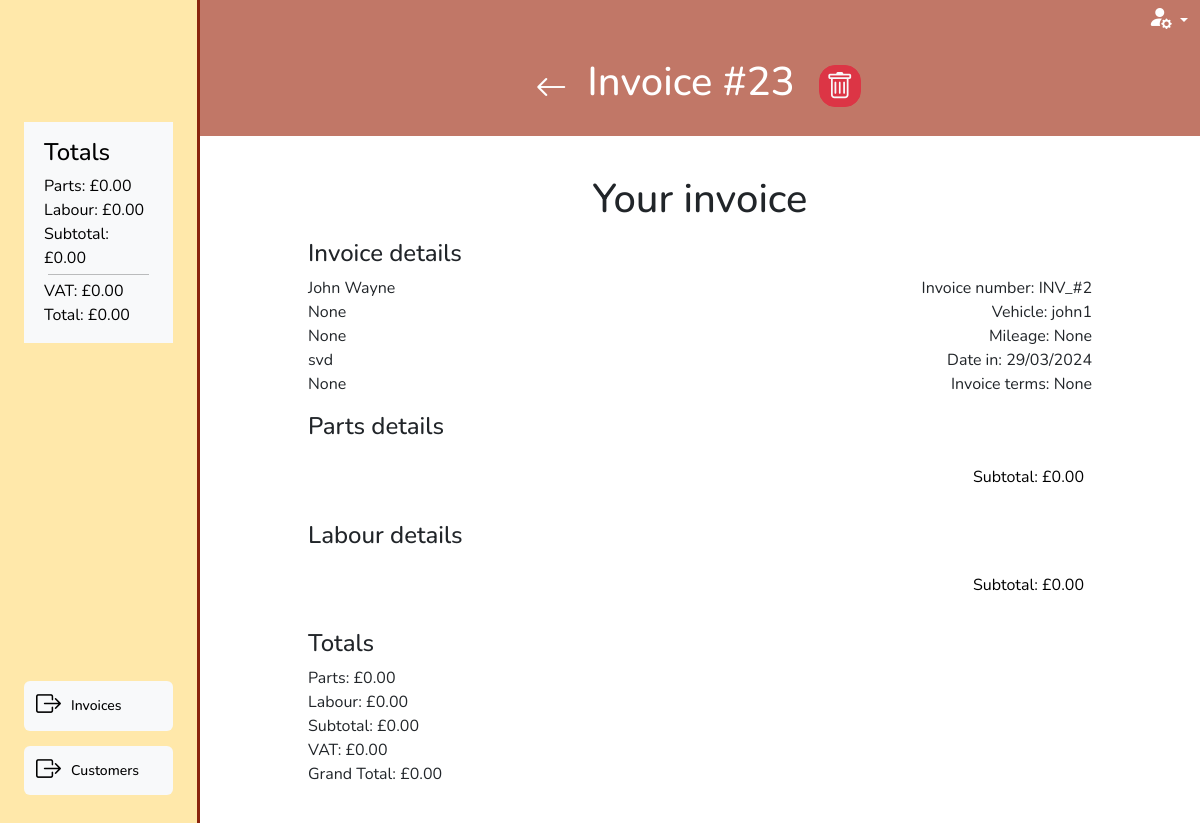
Before: /invoices/invoice_select/e2177d755f03 with the older database file.
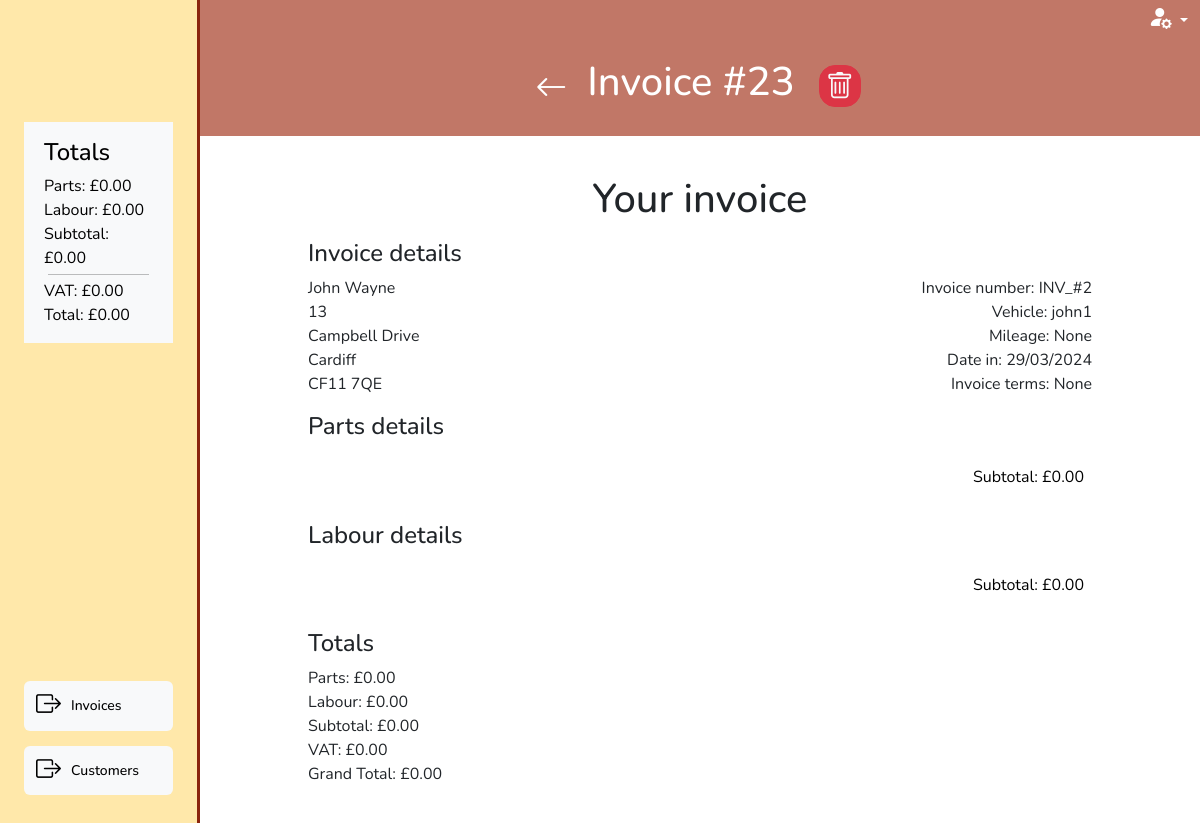
After: the same page with the newer database file.
### invoice/models.py (models this page shows, shortened)
class Invoice(models.Model):
    class InvoiceStatus(models.IntegerChoices):
        WORK_ON_HOLD = 1, 'Work on hold'
        OPEN = 2, 'Open'
        READY_FOR_PROCESSING = 3, 'Ready for processing'
        READY_FOR_VERIFICATION = 4, 'Ready for verification'
        SENT_TO_CUSTOMER = 5, 'Sent to customer'
        COMPLETE = 6, 'Complete'
    inv_number = models.CharField(
        max_length=10, null=True, editable=False)
    inv_integer = models.PositiveIntegerField(null=True, editable=False)
    customer = models.ForeignKey(
        Customer, on_delete=models.PROTECT, related_name='invoices',
        blank=True, null=True)
    vehicle = models.ForeignKey(
        Vehicle, on_delete=models.PROTECT, related_name='invoices',
        blank=True, null=True)
    date_in = models.DateTimeField(blank=True, null=True)
    mileage = models.PositiveIntegerField(blank=True, null=True)
    status = models.PositiveSmallIntegerField(
        choices=InvoiceStatus.choices, blank=True, null=True)
    active = models.BooleanField(default=True, blank=True, null=True)
    parts_total = models.PositiveIntegerField(blank=True, null=True)
    labour_total = models.PositiveIntegerField(blank=True, null=True)
    subtotal = models.PositiveIntegerField(blank=True, null=True)
    vat_total = models.PositiveIntegerField(blank=True, null=True)
    grand_total = models.PositiveIntegerField(blank=True, null=True)
    slug = models.SlugField(max_length=100, unique=True, blank=False, null=False)
    unique_id = models.CharField(null=True, blank=True, max_length=100)
    def __str__(self):
        if self.inv_integer:
            result = f'{self.customer} - {self.vehicle} - {self.inv_number}'
        elif self.customer and self.vehicle:
            result = f'{self.customer} - {self.vehicle}'
        elif self.customer or self.vehicle:
            result = f'{self.customer or self.vehicle} - ({self.unique_id})'
        else:
            result = f'Blank invoice - ({self.unique_id})'
        return result

### customer/models.py (models this page shows, shortened)
class Customer(models.Model):
    class CustomerType(models.IntegerChoices):
        TRADE = 1, 'Trade'
        PRIVATE = 2, 'Private'
    class PaymentTerms(models.IntegerChoices):
        PIA = 1, 'Payment in advance'
        NET_7 = 2, '7 days'
        NET_14 = 3, '14 days'
        NET_30 = 4, '30 days'
        NET_60 = 5, '60 days'
    name = models.CharField(max_length=20, blank=False, null=False)
    friendly_name = models.CharField(max_length=10, blank=True, null=True)
    type = models.PositiveSmallIntegerField(
        choices=CustomerType.choices, blank=True, null=True)
    address_line_1 = models.CharField(max_length=27, blank=True, null=True)
    address_line_2 = models.CharField(max_length=27, blank=True, null=True)
    city_region = models.CharField(max_length=27, blank=True, null=True)
    postcode = models.CharField(max_length=10, blank=True, null=True)
    contact_number_primary = models.CharField(max_length=20, blank=True, null=True)
    email = models.CharField(max_length=20, blank=True, null=True)
    payment_terms = models.PositiveSmallIntegerField(
        choices=PaymentTerms.choices, blank=True, null=True)
    active = models.BooleanField(default=True, blank=True, null=True)
    slug = models.SlugField(max_length=100, unique=True, blank=False, null=False)
    def __str__(self):
        return self.name

class Vehicle(models.Model):
    customer = models.ForeignKey(
        Customer, blank=False, null=False, on_delete=models.CASCADE)
    registration = models.CharField(max_length=10, null=False, blank=False)
    make = models.CharField(max_length=27, blank=True, null=True)
    model = models.CharField(max_length=27, blank=True, null=True)
    active = models.BooleanField(default=True, blank=True, null=True)
    slug = models.SlugField(max_length=100, unique=True, blank=False, null=False)
    def __str__(self):
        return self.registration

### invoice/views.py (the view)
# urls.py: path('invoice_select/<slug:slug>', views.invoice_summary, name='invoice_summary'),
def invoice_summary(request, slug):
    invoice = get_object_or_404(Invoice, slug=slug)
    labour = Labour.objects.filter(invoice=invoice.id)
    parts = Part.objects.filter(invoice=invoice.id)
    if request.method == 'POST':
        invoice_details_form = InvoiceForm(request.POST, request.FILES, instance=invoice)
        part_formset = PartFormSet(request.POST, queryset=parts, instance=invoice, prefix='parts')
        labour_formset = LabourFormSet(request.POST, queryset=labour, instance=invoice, prefix='labour')
        if invoice_details_form.is_valid() and part_formset.is_valid() and labour_formset.is_valid():
            invoice_details = invoice_details_form.save()
            part_instances = part_formset.save(commit=False)
            for form in part_formset:
                if form.cleaned_data.get('DELETE'):
                    instance=form.instance
                    instance.delete()
                else:
                    form.save()
            labour_instances = labour_formset.save(commit=False)
            for form in labour_formset:
                if form.cleaned_data.get('DELETE'):
                    instance=form.instance
                    instance.delete()
                else:
                    form.save()
            messages.success(request, 'Parts changes saved successfully.')
            return redirect('invoice_summary', slug=slug)
        else:
            messages.error(request, 'Form validation failed. Please check your input.')
            return redirect(reverse('invoice_summary', args=[invoice.slug]))
    else:
        invoice_details_form = InvoiceForm(instance=invoice)
        part_formset = PartFormSet(queryset=parts, instance=invoice, prefix='parts')
        part_formset.helper = BasePartFormSetHelper()
        labour_formset = LabourFormSet(queryset=labour, instance=invoice, prefix='labour')
        labour_formset.helper = BaseLabourFormSetHelper()
    status_class_map = {
        1: 'light',
        2: 'success',
        3: 'warning',
        4: 'danger',
        5: 'light'
    }
    context = {
        'item': invoice,
        'previous_url': 'invoice_list',
        'part_formset': part_formset,
        'labour_formset': labour_formset,
        'parts_list': parts,
        'labour_list': labour,
        'edit_invoice_form': invoice_details_form,
        'status_class_map': status_class_map,
        'available_status_map': available_status_full_dict_map
    }
    return render(request, 'invoice/invoice_summary.html', context)

### invoice/context_processors.py (called while the page is built)
def user_creds(request):
    return {
        'Mechanic': request.user.groups.filter(name='Mechanic').exists(),
        'Accounts': request.user.groups.filter(name='Accounts').exists(),
        'Foreman': request.user.groups.filter(name='Foreman').exists(),
    }

### invoice/forms.py (called while the page is built, shortened)
def add_or_edit_modal(slug, type, layout):
    if slug:
        layout
    return  layout

### invoice/templatetags/custom_tags.py (called while the page is built)
@register.filter
def get_dict_value(key_to_search, dict):
    return dict.get(key_to_search, {})

@register.filter
def date_uk(value):
    return formats.date_format(value, "d/m/Y")

@register.filter
def format_currency(value, currency='£'):
    try:
        pounds_value = value / 100
        format_pounds = number_format(pounds_value, decimal_pos=2, force_grouping=True)
        result = f'{currency}{format_pounds}'
    except:
        result = f'{currency}0.00'
    return result

### invoice/templates/invoice/invoice_summary.html (shortened to what this page needs)
{% extends "base_dashboard.html" %}
{% load static %}
{% load crispy_forms_tags %}
{% load custom_tags %}
{% block css %}
{{block.super}}
<link rel="stylesheet" href="{% static 'invoice/css/invoice.css' %}">
{% endblock %}
{% block page_heading %}Invoice #{{item.id}}{% endblock %}
{% block side_menu_top %}
<div class=" bg-light text-black align-self-center flex-fill mt-5">
   <div class="d-md-block d-none px-1  m-3">
    <h4 class="mb-2">Totals</h4>
    <div>
        {% include "includes/invoice_totals.html" %}
    </div>
</div>
</div>
{% endblock %}
{% block side_menu_nav_items %}
<a href="{% url 'invoice_list' %}" class="btn side-menu-link btn-light"><i
        class="bi bi-box-arrow-right"></i><span>Invoices</span></a>
<a href="{% url 'customer_list' %}" class="btn side-menu-link btn-light"><i
        class="bi bi-box-arrow-right"></i><span>Customers</span></a>
{% endblock side_menu_nav_items %}
{% block dashboard_content %}
{% if item.status < 5 %}
<div class="invoice-container mb-5">
    <div class="accordion mb-4" id="invoice-accordion">
        <form action="{% url 'invoice_summary' item.slug %}" method="POST" id="invoice-form">
            {% csrf_token %}
            <div class="accordion-item">
                <h2 class="accordion-header">
                    <button class="accordion-button" type="button" data-bs-toggle="collapse"
                        data-bs-target="#invoice-accordion-collapseOne" aria-expanded="true"
                        aria-controls="invoice-accordion-collapseOne">
                        Invoice Details
                    </button>
                </h2>
                <div id="invoice-accordion-collapseOne" class="accordion-collapse collapse show">
                    <div class="accordion-body">
                        {% crispy edit_invoice_form %}
                    </div>
                </div>
            </div>
            <div class="accordion-item">
                <h2 class="accordion-header">
                    <button class="accordion-button" type="button" data-bs-toggle="collapse"
                        data-bs-target="#panelsStayOpen-collapseTwo" aria-expanded="true"
                        aria-controls="panelsStayOpen-collapseTwo">
                        Parts
                    </button>
                </h2>
                <div id="panelsStayOpen-collapseTwo" class="accordion-collapse collapse show">
                    <div class="accordion-body">
                        <div>
                            {{ part_formset.management_form }}
                            {% crispy part_formset %}
                        </div>
                    </div>
                </div>
            </div>
            <div class="accordion-item">
                <h2 class="accordion-header">
                    <button class="accordion-button" type="button" data-bs-toggle="collapse"
                        data-bs-target="#panelsStayOpen-collapseThree" aria-expanded="false"
                        aria-controls="panelsStayOpen-collapseThree">
                        Labour
                    </button>
                </h2>
                <div id="panelsStayOpen-collapseThree" class="accordion-collapse collapse show">
                    <div class="accordion-body">
                        <div>
                            {{ labour_formset.management_form }}
                            {% crispy labour_formset %}
                        </div>
                    </div>
                </div>
            </div>
        </form>
    </div>
    <div class="row">
        <div class="col-12 d-md-none">
            <div class="invoice-summary-total p-2">
                <p>Totals</p>
            </div>
            <div>
                <div class="card card-body invoice-summary-card">
                    <div class="px-2">
                        {% include "includes/invoice_totals.html" %}
                    </div>
                </div>
            </div>
        </div>
    </div>
</div>
{% else %}
{% include 'includes/invoice_complete.html'%}
{% endif %}
{% endblock %}

### templates/includes/invoice_totals.html
{% load custom_tags %}
Parts: {{item.parts_total|format_currency}}<br>
Labour: {{item.labour_total|format_currency}}<br>
Subtotal: {{item.subtotal|format_currency}}<br>
<hr class="m-1">
VAT: {{item.vat_total|format_currency}}<br>
Total: {{item.grand_total|format_currency}}

### templates/includes/invoice_complete.html (shortened to what this page needs)
{% load custom_tags %}
{% load static %}
<div class="text-center mb-3">
    <h1>Your invoice {{item.invoice_number}}</h1>
</div>
<div class="container">
    <div class="complete-invoice-container px-md-5">
        <div class="row">
            <h4>Invoice details</h4>
            <div class="col-12 col-md-6 mb-3">
                <p>{{item.customer}}</p>
                <p>{{item.customer.address_line_1}}</p>
                <p>{{item.customer.address_line_2}}</p>
                <p>{{item.customer.city_region}}</p>
                <p>{{item.customer.postcode}}</p>
            </div>
            <div class="col-12 col-md-6 mb-3 text-end">
                <p>Invoice number: {{item.inv_number}}</p>
                <p>Vehicle: {{item.vehicle.registration}}</p>
                <p>Mileage: {{item.mileage}}</p>
                <p>Date in: {{item.date_in|date_uk}}</p>
                <p>Invoice terms: {{item.customer.get_payment_terms_display}}</p>
            </div>
        </div>
        <div class="row">
            <h4>Parts details</h4>
            <div class="col-12">
                <div class="table-responsive">
                    <table class="table minimal-table">
                        <tbody>
                            <tr class="bottom-row">
                                <td class="col-6"></td>
                                <td class="col-3 text-end"></td>
                                <td class="col-3 text-end">Subtotal: {{item.parts_total|format_currency}}</td>
                            </tr>
                        </tbody>
                    </table>
                </div>
            </div>
        </div>
        <div class="row">
            <h4>Labour details</h4>
            <div class="col-12">
                <div class="table-responsive">
                    <table class="table minimal-table">
                        <tbody>
                            <tr class="bottom-row">
                                <td class="col-6"></td>
                                <td class="col-3 text-end"></td>
                                <td class="col-3 text-end">Subtotal: {{item.labour_total|format_currency}}</td>
                            </tr>
                        </tbody>
                    </table>
                </div>
            </div>
        </div>
        <div class="row mb-5">
            <div class="col-12">
                <h4 class="">Totals</h4>
                <div class="">
                    <p>Parts: {{item.parts_total|format_currency}}</p>
                    <p>Labour: {{item.labour_total|format_currency}}</p>
                    <p>Subtotal: {{item.subtotal|format_currency}}</p>
                    <p>VAT: {{item.vat_total|format_currency}}</p>
                    <p>Grand Total: {{item.grand_total|format_currency}}</p>
                </div>
            </div>
        </div>
    </div>
</div>

Changed rows visible on the page:
changed through a linked row, Invoice "INV_#2": customer.address_line_1 "None" → "13"; customer.address_line_2 "None" → "Campbell Drive"; customer.city_region "svd" → "Cardiff"; customer.postcode "None" → "CF11 7QE"
